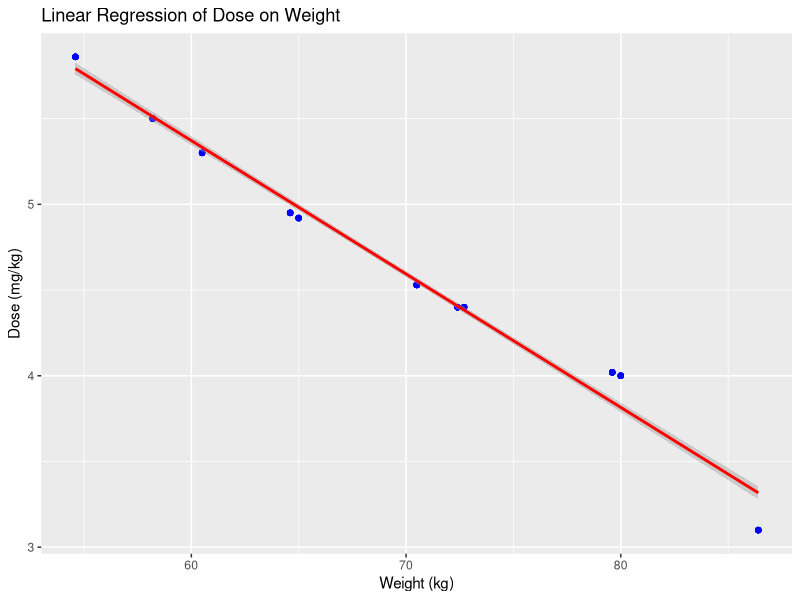
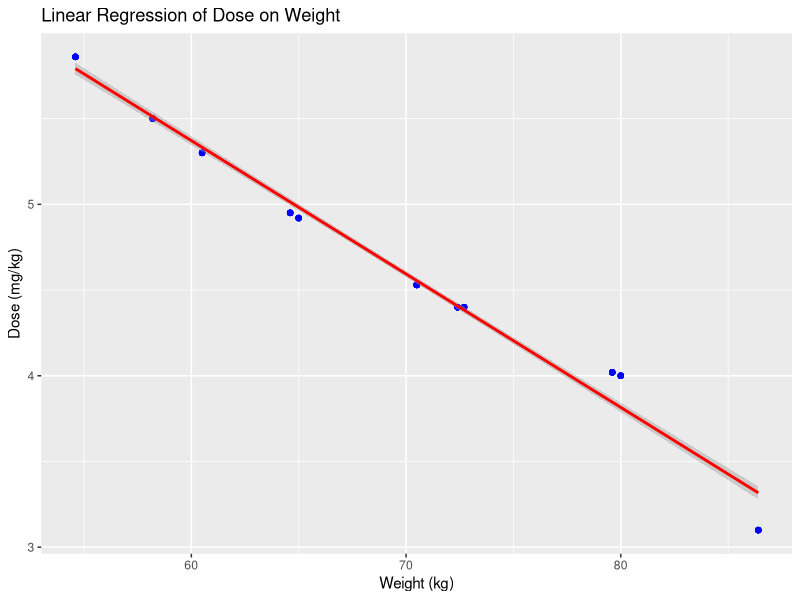
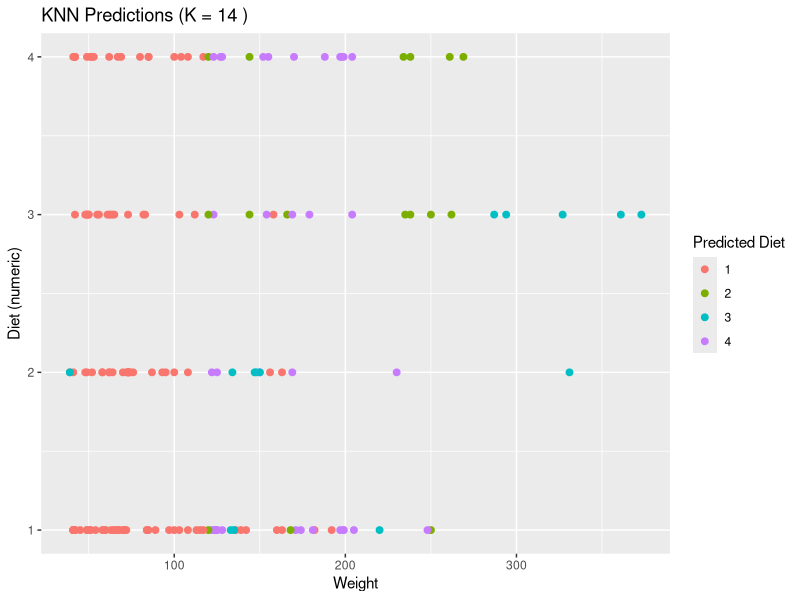

The R script that drew these images, in order:
library(ggplot2)
library(class)   
library(caret)   
library(datasets)


# Activity 1

data("Theoph")
head(Theoph)

# Linear regression: Dose ~ Wt
lm_model <- lm(Dose ~ Wt, data = Theoph)

# Model summary
cat("=== Linear Model Summary ===\n")
print(summary(lm_model))

# Plot regression
r1 <- reg_plot <- ggplot(Theoph, aes(x = Wt, y = Dose)) +
  geom_point(color = "blue") +
  geom_smooth(method = "lm", color = "red") +
  labs(title = "Linear Regression of Dose on Weight",
       x = "Weight (kg)", y = "Dose (mg/kg)")
print(r1)

# Save plot
ggsave("Theoph_Dose_vs_Wt_Regression.png", plot = reg_plot, width = 6, height = 5)
cat("Regression plot saved as Theoph_Dose_vs_Wt_Regression.png\n\n")

# Predict Dose for new weights
new_weights <- data.frame(Wt = c(90, 95, 100))
predicted_dose <- predict(lm_model, newdata = new_weights)
cat("Predicted Dose for weights 90, 95, 100 kg:\n")
print(predicted_dose)


# Activity 2

data("ChickWeight")
head(ChickWeight)

# Prepare data: Predict Diet based on weight
ChickWeight$Diet <- as.factor(ChickWeight$Diet)
set.seed(123)

# Split into train/test
train_index <- createDataPartition(ChickWeight$Diet, p = 0.7, list = FALSE)
train_data <- ChickWeight[train_index, ]
test_data  <- ChickWeight[-train_index, ]

# Standardize weight
train_x <- scale(train_data$weight)
test_x <- scale(test_data$weight, center = attr(train_x, "scaled:center"),
                scale = attr(train_x, "scaled:scale"))

train_y <- train_data$Diet
test_y  <- test_data$Diet

# Find optimal K (1 to 15)
accuracy <- numeric()
for (k in 1:15){
  pred <- knn(train = as.matrix(train_x), test = as.matrix(test_x), cl = train_y, k = k)
  accuracy[k] <- sum(pred == test_y)/length(test_y)
}

optimal_k <- which.max(accuracy)
cat("\nOptimal K =", optimal_k, "with accuracy =", max(accuracy), "\n")

# Predict with optimal K
knn_pred <- knn(train = as.matrix(train_x), test = as.matrix(test_x), cl = train_y, k = optimal_k)

# Confusion matrix
conf_mat <- confusionMatrix(knn_pred, test_y)
cat("\n=== Confusion Matrix ===\n")
print(conf_mat)

# Visualize KNN predictions
knn_plot <- ggplot(test_data, aes(x = weight, y = as.numeric(Diet), color = knn_pred)) +
  geom_point(size = 2) +
  labs(title = paste("KNN Predictions (K =", optimal_k, ")"),
       x = "Weight", y = "Diet (numeric)") +
  scale_color_discrete(name = "Predicted Diet")

# Save KNN plot
ggsave("ChickWeight_KNN_Predictions.png", plot = knn_plot, width = 6, height = 5)
cat("KNN prediction plot saved as ChickWeight_KNN_Predictions.png\n")
